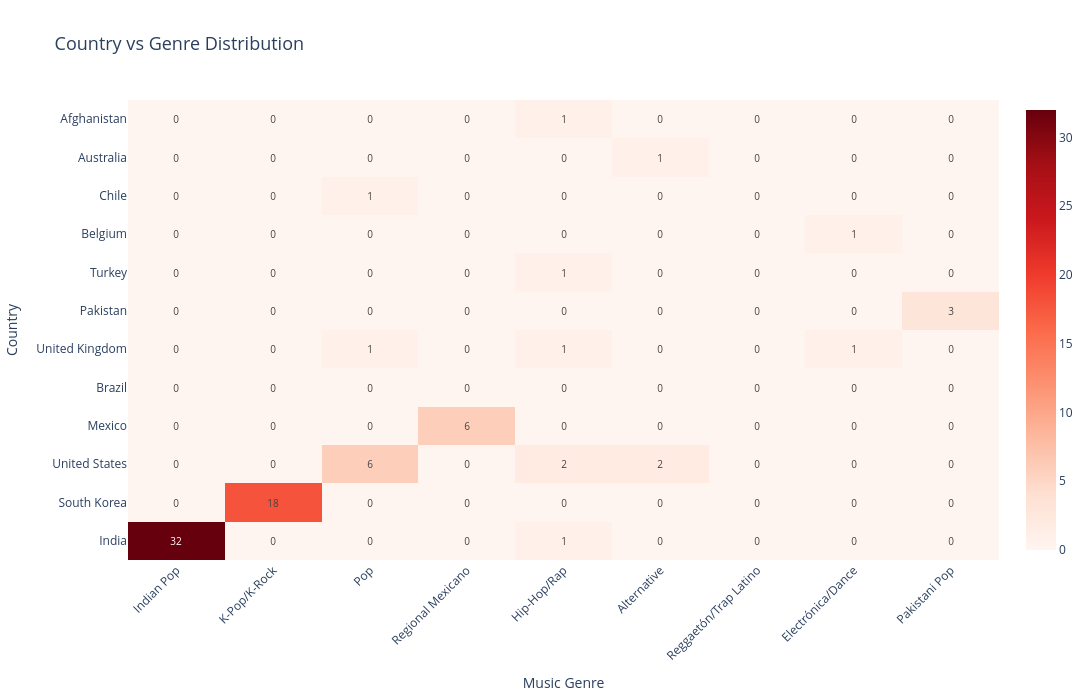

Here is the notebook cell this chart was saved with:
### Markdown cell above
### 5.3. Country-Genre Distribution Heatmap

### Code cell
df_analysis = df[~df['artist_country'].isin(['Multi-country', 'Unknown'])]

matrix = pd.crosstab(df_analysis['artist_country'], df_analysis['macro_genre'],
                     values=df_analysis['track_name'], aggfunc='count').fillna(0)

top_countries_matrix = matrix.sum(axis=1).sort_values(ascending=False).head(12).index
top_genres_matrix = genre_stats.nlargest(10, 'total_songs')['macro_genre'].tolist()
top_genres_existing = [g for g in top_genres_matrix if g in matrix.columns]

matrix_heatmap = matrix.loc[top_countries_matrix, top_genres_existing]

print("="*80)
print("COUNTRY vs GENRE MATRIX (Top 12 countries × Top 10 genres)")
print("="*80)
display(matrix_heatmap)

fig = go.Figure(data=go.Heatmap(
    z=matrix_heatmap.values,
    x=matrix_heatmap.columns.tolist(),
    y=matrix_heatmap.index.tolist(),
    colorscale='Reds',
    text=matrix_heatmap.values,
    texttemplate='%{text}',
    textfont={"size": 10},
    hoverongaps=False,
    hovertemplate='<b>Country: %{y}</b><br><b>Genre: %{x}</b><br><b>Songs: %{z}</b><extra></extra>'
))

fig.update_layout(
    title='Country vs Genre Distribution',
    title_font_size=18,
    xaxis_title='Music Genre',
    yaxis_title='Country',
    xaxis_tickangle=-45,
    width=1200,
    height=700,
    paper_bgcolor='white'
)
fig.show()

### Figure 1 — Plotly figure (JSON) as saved in the notebook; plotly's stock layout.template omitted (floating-point values rounded to 4 significant figures)
{"data": [{"colorscale": [[0.0, "rgb(255,245,240)"], [0.125, "rgb(254,224,210)"], [0.25, "rgb(252,187,161)"], [0.375, "rgb(252,146,114)"], [0.5, "rgb(251,106,74)"], [0.625, "rgb(239,59,44)"], [0.75, "rgb(203,24,29)"], [0.875, "rgb(165,15,21)"], [1.0, "rgb(103,0,13)"]], "hoverongaps": false, "hovertemplate": "<b>Country: %{y}</b><br><b>Genre: %{x}</b><br><b>Songs: %{z}</b><extra></extra>", "text": [[32.0, 0.0, 0.0, 0.0, 1.0, 0.0, 0.0, 0.0, 0.0], [0.0, 18.0, 0.0, 0.0, 0.0, 0.0, 0.0, 0.0, 0.0], [0.0, 0.0, 6.0, 0.0, 2.0, 2.0, 0.0, 0.0, 0.0], [0.0, 0.0, 0.0, 6.0, 0.0, 0.0, 0.0, 0.0, 0.0], [0.0, 0.0, 0.0, 0.0, 0.0, 0.0, 0.0, 0.0, 0.0], [0.0, 0.0, 1.0, 0.0, 1.0, 0.0, 0.0, 1.0, 0.0], [0.0, 0.0, 0.0, 0.0, 0.0, 0.0, 0.0, 0.0, 3.0], [0.0, 0.0, 0.0, 0.0, 1.0, 0.0, 0.0, 0.0, 0.0], [0.0, 0.0, 0.0, 0.0, 0.0, 0.0, 0.0, 1.0, 0.0], [0.0, 0.0, 1.0, 0.0, 0.0, 0.0, 0.0, 0.0, 0.0], [0.0, 0.0, 0.0, 0.0, 0.0, 1.0, 0.0, 0.0, 0.0], [0.0, 0.0, 0.0, 0.0, 1.0, 0.0, 0.0, 0.0, 0.0]], "textfont": {"size": 10}, "texttemplate": "%{text}", "type": "heatmap", "x": ["Indian Pop", "K-Pop/K-Rock", "Pop", "Regional Mexicano", "Hip-Hop/Rap", "Alternative", "Reggaetón/Trap Latino", "Electrónica/Dance", "Pakistani Pop"], "y": ["India", "South Korea", "United States", "Mexico", "Brazil", "United Kingdom", "Pakistan", "Turkey", "Belgium", "Chile", "Australia", "Afghanistan"], "z": [[32.0, 0.0, 0.0, 0.0, 1.0, 0.0, 0.0, 0.0, 0.0], [0.0, 18.0, 0.0, 0.0, 0.0, 0.0, 0.0, 0.0, 0.0], [0.0, 0.0, 6.0, 0.0, 2.0, 2.0, 0.0, 0.0, 0.0], [0.0, 0.0, 0.0, 6.0, 0.0, 0.0, 0.0, 0.0, 0.0], [0.0, 0.0, 0.0, 0.0, 0.0, 0.0, 0.0, 0.0, 0.0], [0.0, 0.0, 1.0, 0.0, 1.0, 0.0, 0.0, 1.0, 0.0], [0.0, 0.0, 0.0, 0.0, 0.0, 0.0, 0.0, 0.0, 3.0], [0.0, 0.0, 0.0, 0.0, 1.0, 0.0, 0.0, 0.0, 0.0], [0.0, 0.0, 0.0, 0.0, 0.0, 0.0, 0.0, 1.0, 0.0], [0.0, 0.0, 1.0, 0.0, 0.0, 0.0, 0.0, 0.0, 0.0], [0.0, 0.0, 0.0, 0.0, 0.0, 1.0, 0.0, 0.0, 0.0], [0.0, 0.0, 0.0, 0.0, 1.0, 0.0, 0.0, 0.0, 0.0]]}], "layout": {"height": 700, "paper_bgcolor": "white", "title": {"font": {"size": 18}, "text": "Country vs Genre Distribution"}, "width": 1200, "xaxis": {"tickangle": -45, "title": {"text": "Music Genre"}}, "yaxis": {"title": {"text": "Country"}}}}
